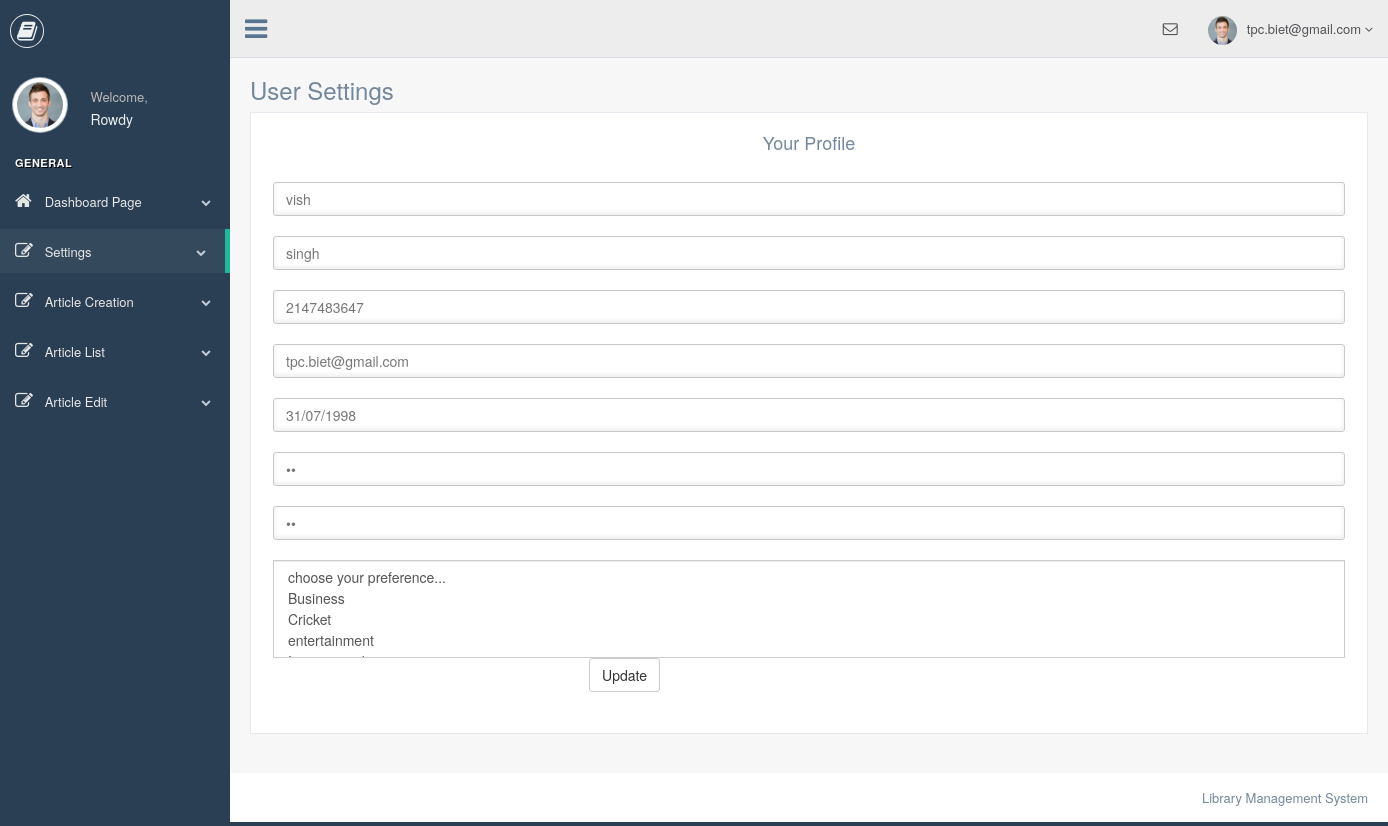
The page /settings.php (signed in) on the database its author committed.
### tables this page shows
CREATE TABLE `student_registration` (
  `id` int(11) NOT NULL,
  `firstname` varchar(50) NOT NULL,
  `lastname` varchar(50) NOT NULL,
  `phone` int(50) NOT NULL,
  `email` varchar(50) NOT NULL,
  `DOB` varchar(50) NOT NULL,
  `password` varchar(50) NOT NULL,
  `confirm_password` varchar(50) NOT NULL,
  `article_preferences` varchar(50) NOT NULL
);

### settings.php (the view, shortened to what this page needs)
<?php
include "header.php";
include "connection.php";
?>
        <div class="right_col" role="main">
            <div class="">
                <div class="page-title">
                    <div class="title_left">
                        <h3>User Settings</h3>
                    </div>
                    <div class="title_right">
                        <div class="col-md-5 col-sm-5 col-xs-12 form-group pull-right top_search">
                        </div>
                    </div>
                </div>
                <div class="clearfix"></div>
                <div class="row" style="min-height:500px">
                    <div class="col-md-12 col-sm-12 col-xs-12">
                        <div class="x_panel">
                            <div class="x_content">
<?php
$sql="select * from student_registration where email='$_SESSION[email]'";
$result= $conn->query($sql);
$row=$result->fetch_array()
?>
                                        <section class="login_content" style="margin-top: -40px;">
                                            <form name="form1" action="" method="post">
                                                <h2>Your Profile</h2><br>
                                                <div>
                                                    <input type="text" class="form-control" placeholder="FirstName" name="firstname" value="<?php echo $row['firstname']; ?>"/>
                                                </div>
                                                <div>
                                                    <input type="text" class="form-control" placeholder="LastName" name="lastname" value="<?php echo $row['lastname']; ?>"/>
                                                </div>
                                                <div>
                                                    <input type="text" class="form-control" placeholder="contact" name="phone" value="<?php echo $row['phone']; ?>"/>
                                                </div>
                                                <div>
                                                    <input type="text" class="form-control" placeholder="email" name="email" value="<?php echo $row['email']; ?>"/>
                                                </div>
                                                <div>
                                                    <input type="text" class="form-control" placeholder="DOB" name="DOB" value="<?php echo $row['DOB']; ?>"/>
                                                </div>
                                                <div>
                                                    <input type="password" class="form-control" placeholder="Password" name="password" value="<?php echo $row['password']; ?>"/>
                                                </div>
                                                <div>
                                                    <input type="password" class="form-control" placeholder="Confirm Password" name="confirm_password" value="<?php echo $row['confirm_password']; ?>"/>
                                                </div>
                                                <div>
                                                  <select multiple class="form-control" name="enr[]" >
                                                    <option value="volvo">choose your preference...</option>
                                                    <option value="Business">Business</option>
                                                    <option value="Cricket">Cricket</option>
                                                    <option value="entertainment">entertainment</option>
                                                    <option value="International">International</option>
                                                  </select>
                                                </div>
                                                <div class="col-lg-12  col-lg-push-3">
                                                    <input class="btn btn-default submit " type="submit" name="submit1" value="Update">
                                                </div>
                                            </form>
                                        </section>
                            </div>
                        </div>
                    </div>
                </div>
            </div>
        </div>
<?php
include "footer.php";
?>

### rows shown on the page
student_registration: firstname "vish", lastname "singh", phone "2147483647", email "tpc.biet@gmail.com", DOB "31/07/1998"

### other values the page prints
$_SESSION['email'] "tpc.biet@gmail.com"
